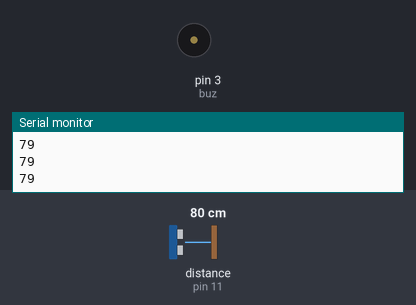
Bench run of a sketch on a simulated Arduino Uno, built with avr-gcc and run on an emulated ATmega328P. Shown: buzzer (waves = sounding), the last lines printed to the serial monitor. Wiring (inferred from the names in the program): ultrasonic range finder: trigger pin 12; echo pin 11. The inputs (shaded band) are chosen by the test bench; at power-on: distance to the obstacle (sensor on pin 11) 80 cm. The echo pulse lasts 58.3 µs per cm.

Above: at 1.2 s.
1.3 s: distance to the obstacle (sensor on pin 11) set to 53 cm
2.8 s: distance to the obstacle (sensor on pin 11) set to 46 cm
At 4.0 s:
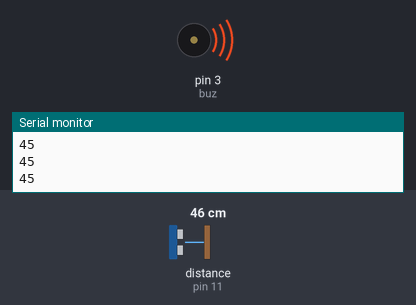
Timing chart, 0 to 5.8 s (numbered marks = the images above; inputs shaded):
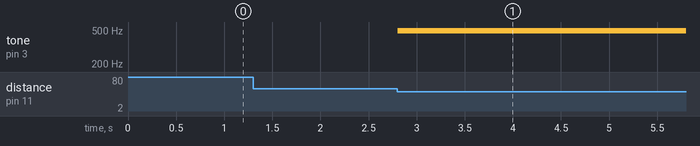

Measured:
- the behaviour switches between 51 and 50 cm on distance to the obstacle (sensor on pin 11) (found by bisection; images 0 and 1)
- after the input at 2.8 s, tone on pin 3 (buz): silent → 490 Hz at once

The sketch:

third_eye.ino
```cpp
int trigerpin = 12;
int echopin = 11;
int buz = 3;
long duration;
int distance;
void setup() {
  Serial.begin(9600);
  pinMode(trigerpin,OUTPUT);
  pinMode(echopin,INPUT);
  pinMode(buz,OUTPUT);
  // put your setup code here, to run once:

}

void loop() {
  digitalWrite(trigerpin,LOW);
  delayMicroseconds(2);
  digitalWrite(trigerpin,HIGH);
  delayMicroseconds(10);
  digitalWrite(trigerpin,LOW);
  duration = pulseIn(echopin,HIGH);
  distance = duration*0.034/2;
  Serial.println(distance);
  if(distance>0 && distance<10)
  {
    analogWrite(buz,255);

  }
  if(distance>10 && distance<50)
  {
    analogWrite(buz,30);
  }
  if(distance>50 && distance<1000)
  {
    analogWrite(buz,0);
  }
}


  // put your main code here, to run repeatedly:
```
